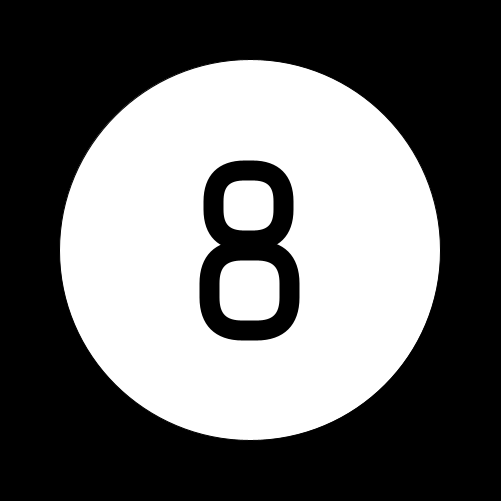
Frame 1 (no input)
Frame 60 (the mouse pressed at the canvas centre just before this capture): identical to frame 1, image omitted
Frame 120 (the mouse held since frame 60 and released just before this capture): identical to frame 1, image omitted

The Processing sketch that drew this single still picture (run headless with seeded random() and noise(); from frame 60 on, the mouse is pressed at the canvas centre):

// Processing sketch: sketch_190906a
// ── sketch_190906a.pde
//Shane Hopper
String[] Doug = {"can't talk about it", 
  "Not Likely", 
  "Absolutely", 
  "Hard No!", 
  "Maybe", 
  "Think Again", 
  "Damn Straight", 
  "Fosho Bro"};
  
//set startup screen
void setup() {
  size(501, 501);
  background(0);
  fill(255);
  ellipse(width/2,height/2,381,381);
  noFill();
  strokeWeight(20);
  stroke(0);
  rect(213, 170, 70, 70, 31);
  rect(209, 250, 80, 80, 33);
}

void draw() {
}

//set 8 ball picture when pressed
void mousePressed() {
  background(0);
  fill(255);
  ellipse(width/2,height/2,400,400);
  noFill();
  strokeWeight(20);
  stroke(0);
  rect(213,170,70,70,31);
  rect(209,250,80,80,33);
}

//shows answer
void mouseReleased() {
  int answers = int(random(Doug.length));
  background(0); 
  noFill();
  fill(#051A9B);
  noStroke();
  triangle(width/2,450,50,150,450,150);
  fill(255);
  //fill(#6A7EFF);
  textSize(30);
  textAlign(CENTER);
  text(Doug[answers], width/2, height/2);
}
